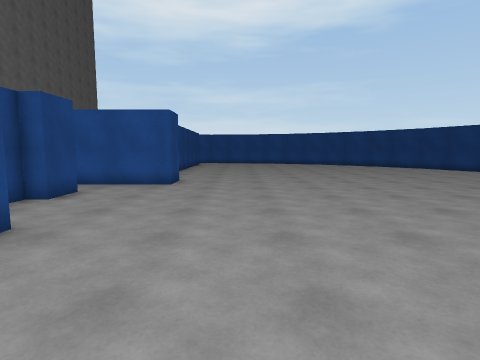
View 1 (above)

16 first-person views from a walk through a 3-D level made in the Unity game engine. The camera is 1.4 m above the floor, tilts 6° down and sees 80° across. The floor is counted in squares, 1 m on a side. Each view is taken from the middle of a square. On the plan, view 1 faces up. The plan holds only what a view shows up to about 14 squares ahead; the rest is blank. The place goes on beyond the plan. The player character is not drawn.

View 2
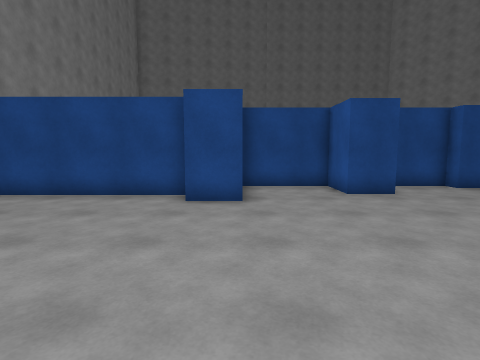

View 3
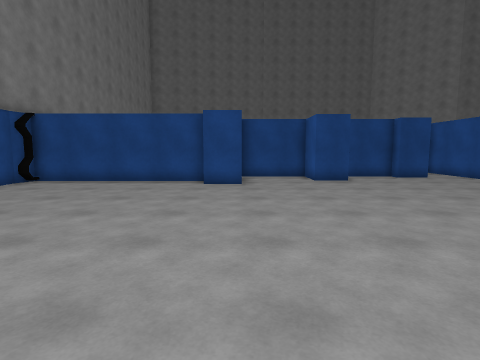

View 4
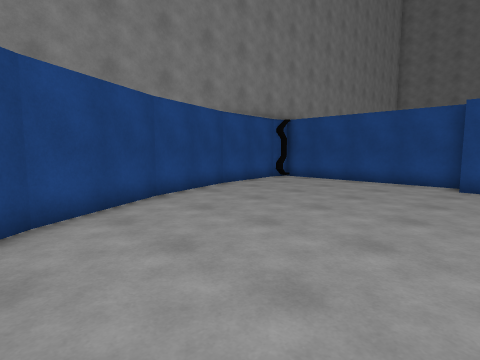

View 5
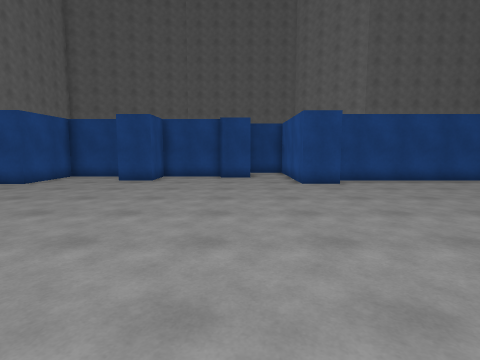

View 6
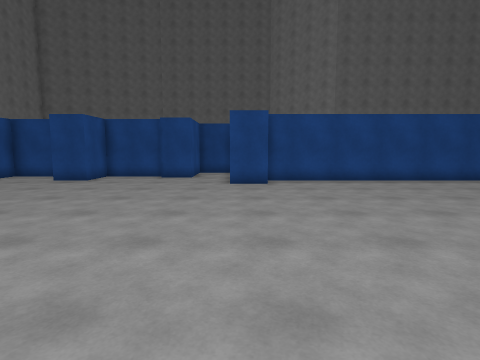

View 7
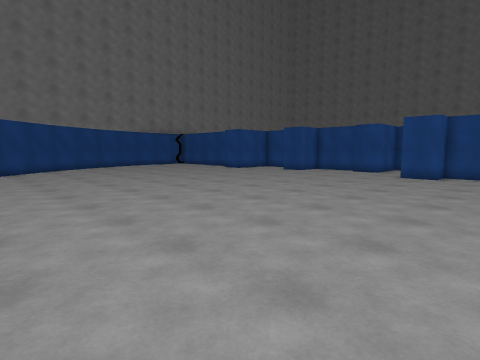

View 8
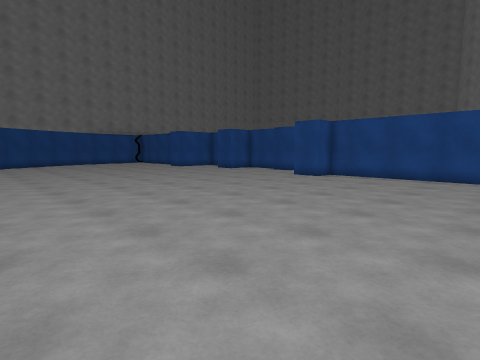

View 9
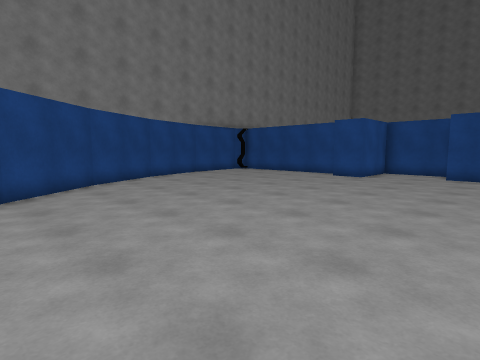

View 10
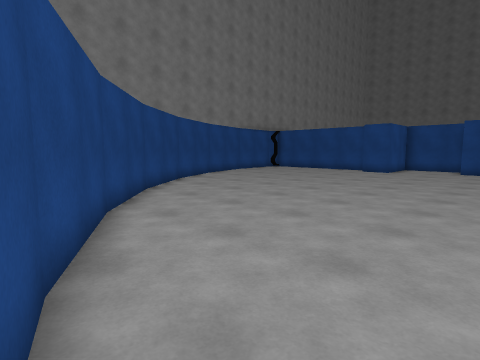

View 11
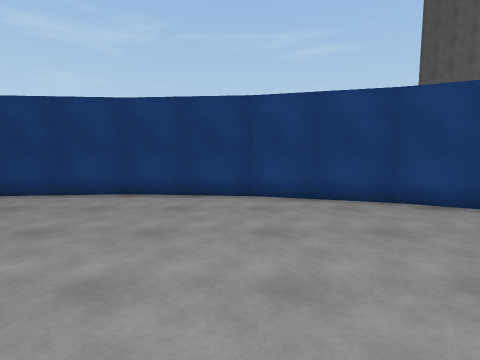

View 12
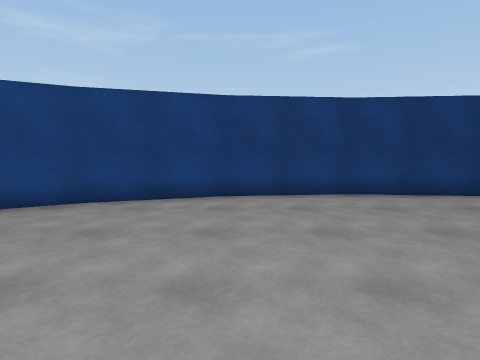

View 13
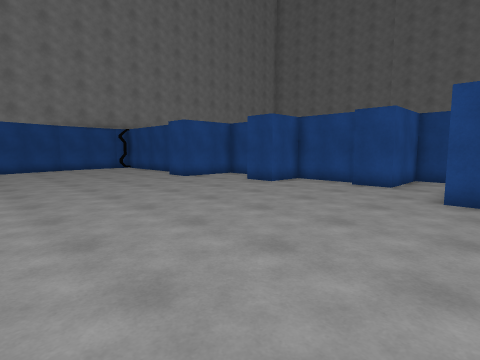

View 14
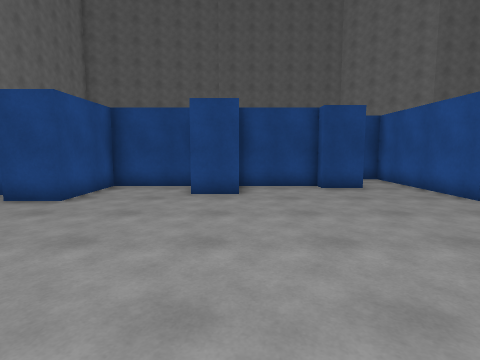

View 15
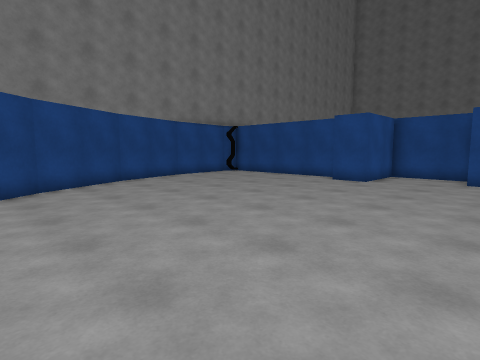

View 16
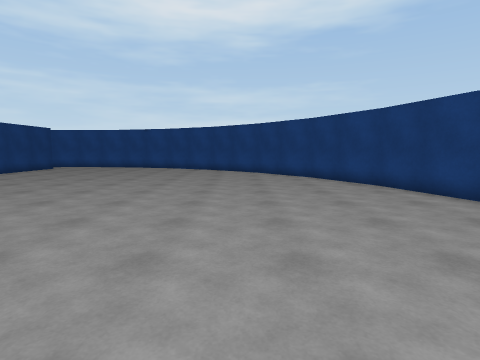

### Floor plan
Points are (right, up) in squares from view 1. A wall is a line through its corners. A room is listed if a view was taken in it or the views show most of it. See-through windows are left out.
Room 1 (views 1, 2, 3, 4, 5, 6, 7, 8, 9, 10, 11, 12, 13, 14, 15, 16)
walls: (-6.1, 8) (-6.1, 5) (-4, 5) (-4, 3.4) (-6.1, 3.4) (-6.1, 0.1) (-2.8, 0.1) (-2.8, -1.5); (16.6, 6.5) (17, 10.6); (15.5, 2.8) (16.6, 6.7); (13.6, -0.6) (15.5, 2.9); (17, 10.4) (16.6, 14.4) (15.5, 18.2); (-3.9, -1.6) (-3.9, -8.5); (11.1, -3.7) (13.7, -0.6); (8, -6.2) (11.2, -3.6); (15.5, 18.1) (13.9, 21.1); (4.6, -8) (8.2, -6.1); (-4, 21.5) (-4, 13.2) (-2.8, 13.2) (-2.8, 11.6) (-8.7, 11.6) (-8.7, 9.5) (-5.5, 9.5) (-5.5, 8); (3, -8.5) (4.7, -8)

Positions as (right, up) in squares from view 1, and headings:
1: (0, 0), facing up
2: (5, 0), facing left
3: (9, 0), facing left
4: (9, 0), facing down-left
5: (9, 9), facing left
6: (9, 12), facing left
7: (13, 16), facing down-left
8: (11, 21), facing down-left
9: (12, 6), facing down-left
10: (16, 6), facing down-left
11: (8, 7), facing right
12: (8, 14), facing right
13: (6, 13), facing down-left
14: (5, 5), facing left
15: (10, 5), facing down-left
16: (10, 7), facing up
